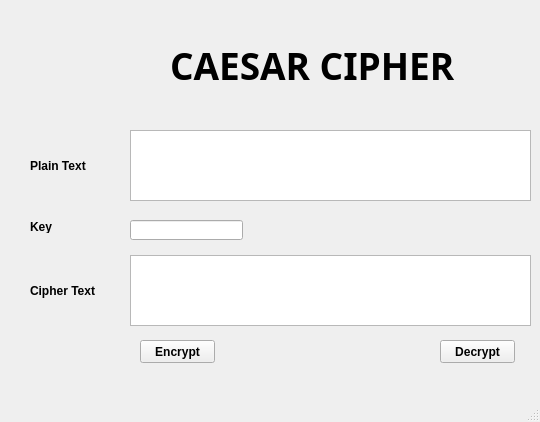
<?xml version="1.0" encoding="UTF-8"?>
<ui version="4.0">
 <class>MainWindow</class>
 <widget class="QMainWindow" name="MainWindow">
  <property name="geometry">
   <rect>
    <x>0</x>
    <y>0</y>
    <width>540</width>
    <height>422</height>
   </rect>
  </property>
  <property name="font">
   <font>
    <weight>75</weight>
    <bold>true</bold>
   </font>
  </property>
  <property name="windowTitle">
   <string>MainWindow</string>
  </property>
  <widget class="QWidget" name="centralwidget">
   <widget class="QLabel" name="label">
    <property name="geometry">
     <rect>
      <x>170</x>
      <y>20</y>
      <width>291</width>
      <height>91</height>
     </rect>
    </property>
    <property name="font">
     <font>
      <family>MS Gothic</family>
      <pointsize>28</pointsize>
     </font>
    </property>
    <property name="text">
     <string>CAESAR CIPHER</string>
    </property>
   </widget>
   <widget class="QLineEdit" name="txt_key">
    <property name="geometry">
     <rect>
      <x>130</x>
      <y>220</y>
      <width>113</width>
      <height>20</height>
     </rect>
    </property>
   </widget>
   <widget class="QLabel" name="label_2">
    <property name="geometry">
     <rect>
      <x>30</x>
      <y>155</y>
      <width>71</width>
      <height>21</height>
     </rect>
    </property>
    <property name="text">
     <string>Plain Text</string>
    </property>
   </widget>
   <widget class="QTextEdit" name="txt_plain_text">
    <property name="geometry">
     <rect>
      <x>130</x>
      <y>130</y>
      <width>401</width>
      <height>71</height>
     </rect>
    </property>
   </widget>
   <widget class="QLabel" name="label_3">
    <property name="geometry">
     <rect>
      <x>30</x>
      <y>220</y>
      <width>47</width>
      <height>13</height>
     </rect>
    </property>
    <property name="text">
     <string>Key</string>
    </property>
   </widget>
   <widget class="QLabel" name="label_4">
    <property name="geometry">
     <rect>
      <x>30</x>
      <y>280</y>
      <width>71</width>
      <height>21</height>
     </rect>
    </property>
    <property name="text">
     <string>Cipher Text</string>
    </property>
   </widget>
   <widget class="QTextEdit" name="txt_cipher_text">
    <property name="geometry">
     <rect>
      <x>130</x>
      <y>255</y>
      <width>401</width>
      <height>71</height>
     </rect>
    </property>
   </widget>
   <widget class="QPushButton" name="btn_encrypt">
    <property name="geometry">
     <rect>
      <x>140</x>
      <y>340</y>
      <width>75</width>
      <height>23</height>
     </rect>
    </property>
    <property name="text">
     <string>Encrypt</string>
    </property>
   </widget>
   <widget class="QPushButton" name="btn_decrypt">
    <property name="geometry">
     <rect>
      <x>440</x>
      <y>340</y>
      <width>75</width>
      <height>23</height>
     </rect>
    </property>
    <property name="text">
     <string>Decrypt</string>
    </property>
   </widget>
  </widget>
  <widget class="QMenuBar" name="menubar">
   <property name="geometry">
    <rect>
     <x>0</x>
     <y>0</y>
     <width>540</width>
     <height>21</height>
    </rect>
   </property>
  </widget>
  <widget class="QStatusBar" name="statusbar"/>
 </widget>
 <resources/>
 <connections/>
</ui>
